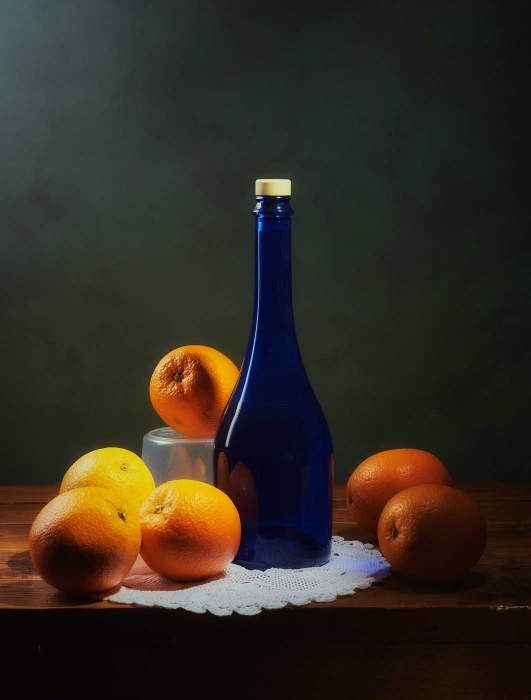
#> input picture lab_6/iyYGSuRDcLE.jpg, 1062 x 1400 px (shown at 1/2 size)
$ jupyter execute lab_6.ipynb
#> lines starting #> are read from the running program, lines starting #| are printed output that depends on the picture; after the words box and inside, x2 and y2 are one past the last pixel; in counts of white or black regions, pixels touching at a corner belong together
[cell 1]
import cv2 as cv
import numpy as np
from sklearn.cluster import KMeans, MeanShift
from sklearn.cluster import estimate_bandwidth
import matplotlib.pyplot as plt

img = cv.imread('iyYGSuRDcLE.jpg')
#> img is the input picture: shape (1400, 1062, 3); mean B, G, R 33.7, 44, 49.9

bright_img = cv.convertScaleAbs(img, alpha=1.2, beta=50)
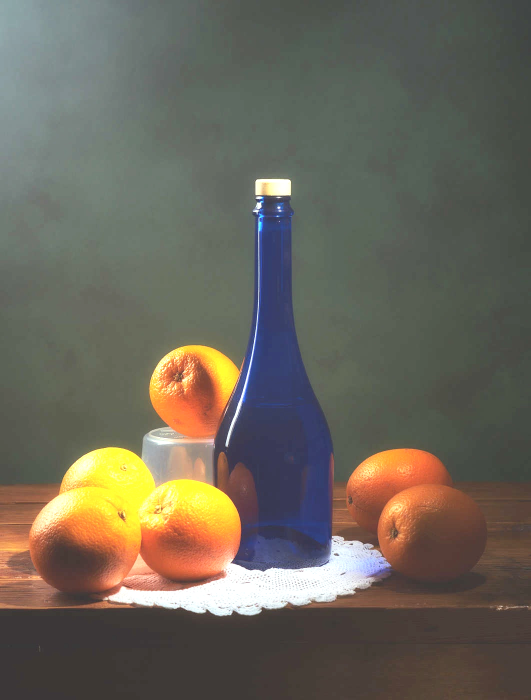
#> bright_img: shape (1400, 1062, 3) (shown at 1/2 size); mean B, G, R 90.2, 102.2, 107.3

hsv = cv.cvtColor(bright_img, cv.COLOR_BGR2HSV)
#> hsv: shape (1400, 1062, 3); mean H, S, V 50.9, 53.2, 115.2

lower_blue = np.array([110,50,50])
upper_blue = np.array([130,255,255])

# Создаем изображение такого же размера, как исходное, но заполненное нулями
result = np.zeros_like(bright_img)

# Применяем условие для каждого пикселя в hsv изображении
result[(hsv[:,:,0] >= lower_blue[0]) & (hsv[:,:,0] <= upper_blue[0]) &
       (hsv[:,:,1] >= lower_blue[1]) & (hsv[:,:,1] <= upper_blue[1]) &
       (hsv[:,:,2] >= lower_blue[2]) & (hsv[:,:,2] <= upper_blue[2])] = bright_img[(hsv[:,:,0] >= lower_blue[0]) &
                                                                                    (hsv[:,:,0] <= upper_blue[0]) &
                                                                                    (hsv[:,:,1] >= lower_blue[1]) &
                                                                                    (hsv[:,:,1] <= upper_blue[1]) &
                                                                                    (hsv[:,:,2] >= lower_blue[2]) &
                                                                                    (hsv[:,:,2] <= upper_blue[2])]
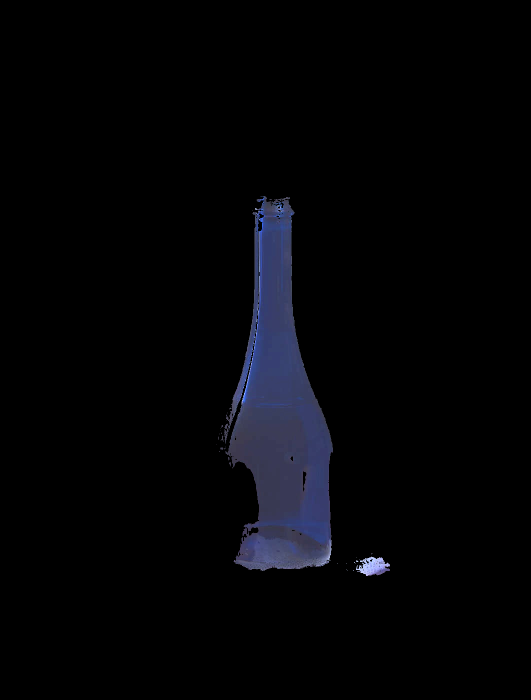
#> result: shape (1400, 1062, 3) (shown at 1/2 size); mean B, G, R 6.9, 4.3, 4

plt.figure(figsize=(15, 15))

plt.subplot(1, 3, 1)
plt.imshow(cv.cvtColor(img, cv.COLOR_BGR2RGB))
plt.title('Original Image')

plt.subplot(1, 3, 2)
plt.imshow(cv.cvtColor(bright_img, cv.COLOR_BGR2RGB))
plt.title('Brightened Image')

plt.subplot(1, 3, 3)
plt.imshow(cv.cvtColor(result, cv.COLOR_BGR2RGB))
plt.title('Result Image')

plt.show()
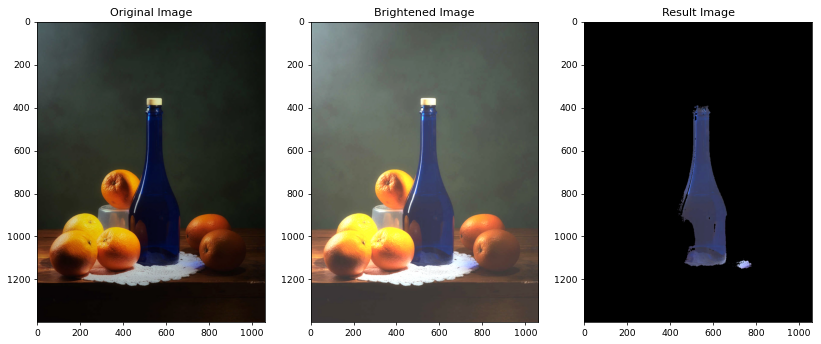
#> figure drawn by matplotlib, 3 panels

[cell 2]
# (Region-based) Разрастание областей (region growing)
from skimage.segmentation import flood, flood_fill

seed_point = (800, 600, 0)
hsv_img = cv.cvtColor(img, cv.COLOR_BGR2HSV)
#> hsv_img: shape (1400, 1062, 3); mean H, S, V 51.5, 106.5, 56.7
tolerance = 70# Установим пороговое значение - меру разницы между выбранным пикселем и его соседями
out_img = flood_fill(hsv_img, seed_point, new_value=255, tolerance=tolerance)
#> out_img: shape (1400, 1062, 3); mean H, S, V 159.7, 206.3, 135.7

# отображение оригинального изображения
plt.figure(figsize=(10,10))
plt.subplot(121)
plt.imshow(cv.cvtColor(img, cv.COLOR_BGR2RGB)) # Matplotlib ожидает RGB
plt.title('Original Image')

# отображение модифицированного изображения
plt.subplot(122)
plt.imshow(cv.cvtColor(out_img, cv.COLOR_BGR2RGB)) # Matplotlib ожидает RGB
plt.title('Flood Fill Image')
plt.show()
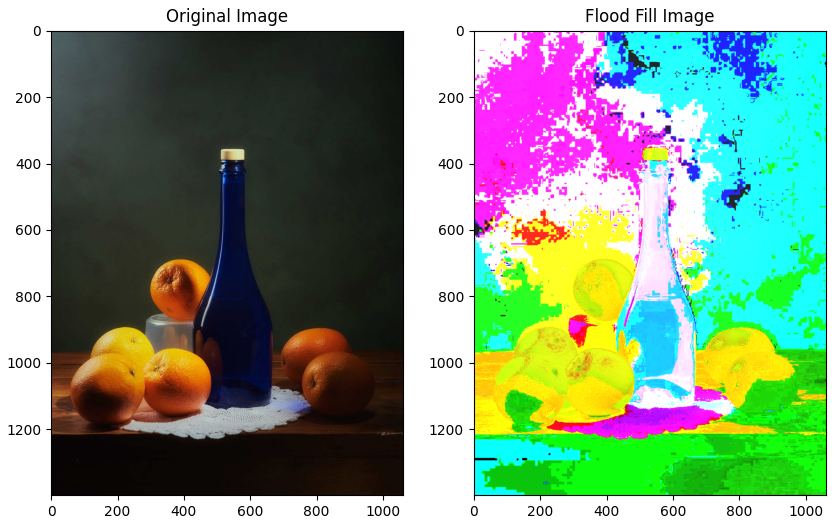
#> figure drawn by matplotlib, 2 panels

[cell 3]
# Методы кластеризации
image = cv.imread('iyYGSuRDcLE.jpg')

hsv_image = cv.cvtColor(image, cv.COLOR_BGR2HSV)
blue_lower = (90,30,30)
blue_upper = (130,255,255)
mask = cv.inRange(hsv_image, blue_lower, blue_upper)
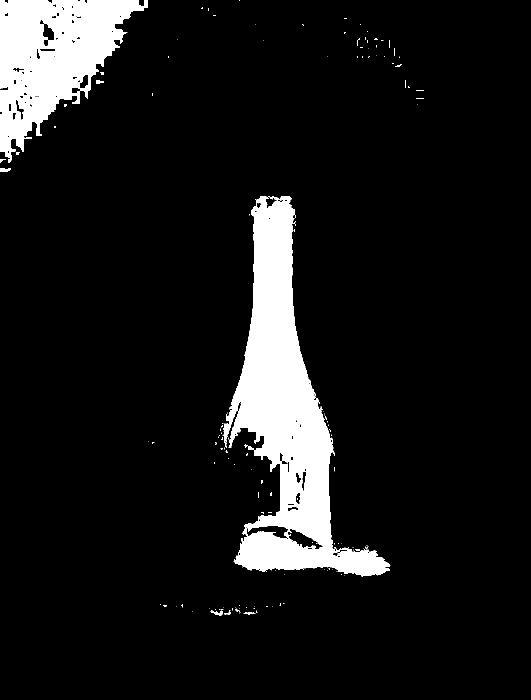
#> mask: shape (1400, 1062) (shown at 1/2 size); 9.5% white; 148 white regions (125 under 20 px), largest, box (x1, y1, x2, y2) and area: (445, 392, 781, 1153) 89645, (0, 0, 295, 326) 49940, (0, 336, 22, 344) 132
kernel = cv.getStructuringElement(cv.MORPH_ELLIPSE, (5, 5))
morphology = cv.morphologyEx(mask, cv.MORPH_CLOSE, kernel)
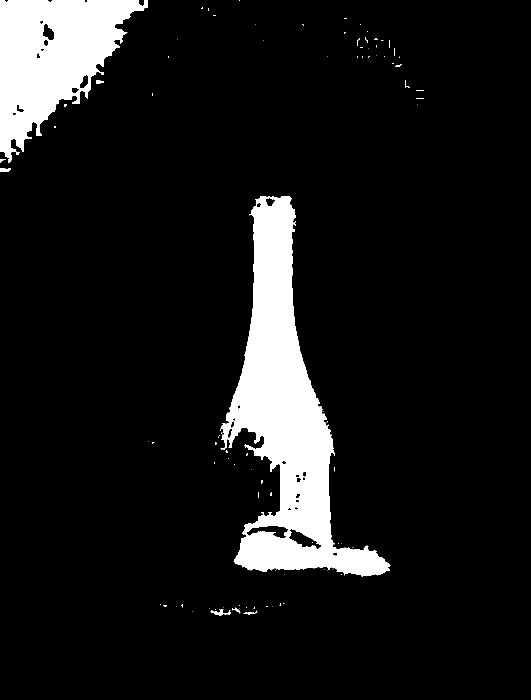
#> morphology: shape (1400, 1062) (shown at 1/2 size); 9.7% white; 94 white regions (74 under 20 px)
contours, _ = cv.findContours(morphology, cv.RETR_EXTERNAL, cv.CHAIN_APPROX_SIMPLE)
#> contours = 93 contours, 83 with area under 20; largest, box (x1, y1, x2, y2) and area: (440, 392, 781, 1153) 93682, (0, 0, 295, 326) 51745, (421, 1219, 461, 1231) 152, (0, 336, 22, 344) 108, (192, 160, 207, 168) 66
if contours:
    max_contour = max(contours, key=cv.contourArea)
#> max_contour = contour of 1260 points, box (x1, y1, x2, y2) (440, 392, 781, 1153), area 93682
    cv.drawContours(image, [max_contour], -1, (0, 255, 0), 2)
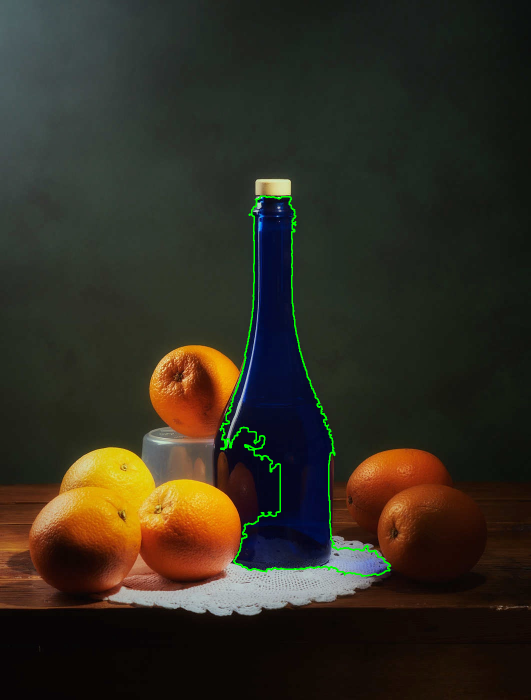
#> image: shape (1400, 1062, 3) (shown at 1/2 size); 0.6% of pixels changed, all inside (x1, y1, x2, y2) = (439, 391, 782, 1154)

image_rgb = cv.cvtColor(image, cv.COLOR_BGR2RGB)

plt.figure(figsize=(15, 15))
plt.imshow(image_rgb)
plt.show()
